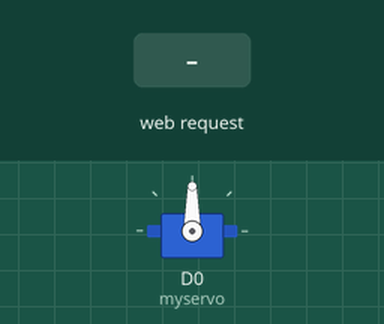
Simulated run of this sketch. Board: ESP8266 (NodeMCU). On the bench: servo. The inputs (shaded band) are chosen by the test bench. What the sketch prints to the serial monitor is not drawn.

Above: at 1.2 s.
1.3 s: HTTP request GET /move/left received
At 4.2 s:
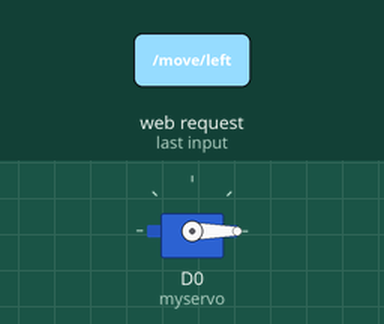
4.3 s: HTTP request GET /move/Rigth received
At 8.0 s:
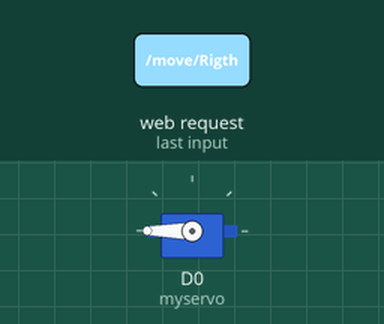
Timing chart, 0 to 9.5 s (numbered marks = the images above; inputs shaded):
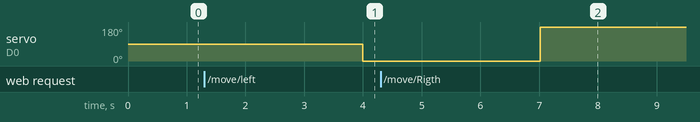

Measured:
- after the input at 1.3 s, servo on D0 (myservo): 90° → 0° after 2.7 s
- after the input at 4.3 s, servo on D0 (myservo): 0° → 180° after 2.7 s

The sketch:

EspWebServer_motor.ino
```cpp
#include <Servo.h>

#include <Arduino.h>
#ifdef ESP32
#include <WiFi.h>
#include <AsyncTCP.h>
#elif defined(ESP8266)
#include <ESP8266WiFi.h>
#include <ESP8266mDNS.h>
#include <ESPAsyncTCP.h>
#endif
#include <ESPAsyncWebServer.h>

AsyncWebServer server(80);


Servo myservo;
char indexPage[] PROGMEM = R"=====(
<!DOCTYPE html>
<html>
<head>
  <!---------------------------Button Css starts here-------------------------->
<style>
body{
  background-color: lightblue;
}
.button {
  border: none;
  color: white;
  padding: 15px 32px;
  text-align: center;
  text-decoration: none;
  display: inline-block;
  font-size: 16px;
  margin: 4px 2px;
  cursor: pointer;
  border: 5px outset red;

}

.button1,
.button2 {background-color: red;} /* Green */


.button1:hover,
.button2:hover {
  background-color: yellowgreen;
  color: white;
}

</style>
<!---------------------------Button Css ends here-------------------------->
</head>
<body>
<center>
<h1>Use the buttons</h1>
<div>
  <button class="button button1" onclick="window.location='http://'+location.hostname+'/move/left'">Left</button>
  <button class="button button2" onclick="window.location='http://'+location.hostname+'/move/Rigth'">Right</button>
</div>

</center>
</body>
</html>
)=====";


void notFound(AsyncWebServerRequest *request)
{
  request->send(404, "text/plain", "Not Found");
}
void moveRight(void)
{
  int pos;
  for (pos = 0; pos <= 180; pos += 1) { // goes from 0 degrees to 180 degrees
    // in steps of 1 degree
    myservo.write(pos);              // tell servo to go to position in variable 'pos'
    delay(15);                       // waits 15ms for the servo to reach the position
  }
}

void moveLeft(void)
{
  int pos;
  for (pos = 180; pos >= 0; pos -= 1) { // goes from 180 degrees to 0 degrees
    myservo.write(pos);              // tell servo to go to position in variable 'pos'
    delay(15);                       // waits 15ms for the servo to reach the position
  }

}


void setup() {
  // put your setup code here, to run once:
  myservo.attach(D0);
  Serial.begin(115200);
  WiFi.softAP("YourHomeServer", "");
  Serial.println("SoftAp: ");
  Serial.println(WiFi.softAPIP());

  if(MDNS.begin("esp"))
  {
    Serial.println("MDNS response started");
  }
  server.on("/", HTTP_GET, [](AsyncWebServerRequest *request)
  {
    request->send(200, "text/html", indexPage);
  });
  server.on("/move/left", HTTP_GET, [](AsyncWebServerRequest *request)
  {

    request->send(200, "text/html", indexPage);
    moveLeft();
  });
  server.on("/move/Rigth", HTTP_GET, [](AsyncWebServerRequest *request)
  {
    request->send(200, "text/html", indexPage);
    moveRight();
  });

  server.onNotFound(notFound);
  server.begin();

}

void loop() {
  // put your main code here, to run repeatedly:

}
```
